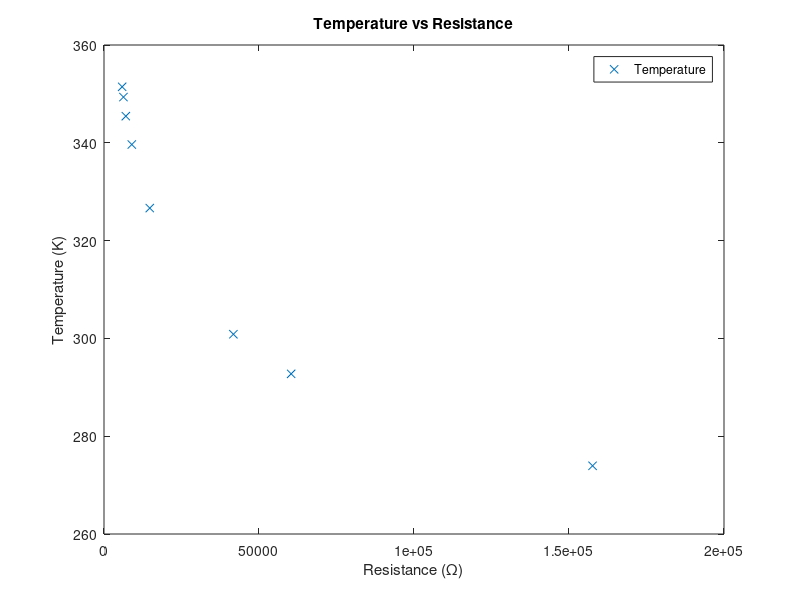
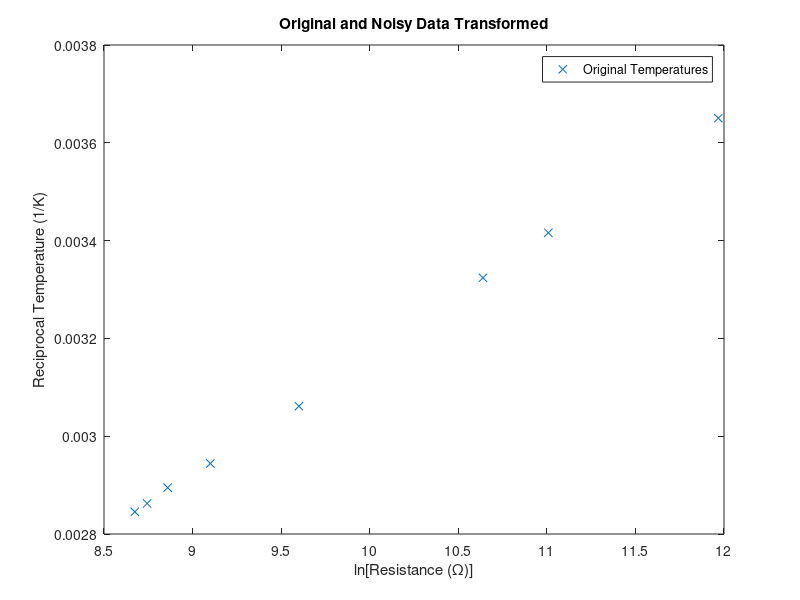

MATLAB code to generate these figures, in order: (Note: this script raises an error after producing the figures.)
%% Steinhart-Hart Temperatue Fitting

% The resistances
R = [5.85 6.27 7.04 8.96 14.77 41.74 60.37 157.6 ] * 1e3; % kOhm
% R = [323.1500  353.1500  373.1500  358.1500]; % from datasheet

% The temperatures
T = [78.3 76.2 72.3 66.5 53.5 27.7 19.6 0.8] + 273.15; % K
% T = [1.6432 0.5518 0.2902 0.4673] * 1e4; % from datasheet

confLev = 0.95; % We set the confidence level for the data fits here.

% Constants from Datasheet (calculated using datasheet_constants.m)
A = -7.982;
B = 4.151;
C = -0.7198;
D = 0.04161;
%% Plot Original Data
% Plot the original temperature and noisy temperature data.
figure(1)
plot(R,T,'x')
xlabel('Resistance (\Omega)')
ylabel('Temperature (K)')
title('Temperature vs Resistance')
legend('Temperature')
hold off

% Since a plot of 1/T vs ln(R) should be close to linear, we will convert
% the data to the correct forms and do linear and polynomial fits with
% them.
ooT = 1./T;
lnR = log(R);

%% Plot Transformed Data
% Plot the transformed original temperature and noisy temperature data.
figure(2)
plot (lnR,ooT,'x')
xlabel('ln[Resistance (\Omega)]')
ylabel('Reciprocal Temperature (1/K)')
title('Original and Noisy Data Transformed')
legend('Original Temperatures','Noisy Temperatures')
hold off

% Start by working with the original transformed data. We will fit a 1st,
% 2nd, and 3rd order polynomial to the data and look at the fit and the
% residuals.
range = max(lnR) - min(lnR); % Get range for our xplot data
xplot = min(lnR):range/30:max(lnR); % Generate x data for some of our plots.
% The fitting routine 'fit' is particular about the form of the data.
% Use the line below to get your data into the correct format for 'fit'.
[Xout,Yout] = prepareCurveData(lnR, ooT);
[f1,stat1] = fit(Xout,Yout,'poly1') % 1st-order fit with statistics.
[f2,stat2] = fit(Xout,Yout,'poly2') % 2nd-order fit with statistics.
[f3,stat3] = fit(Xout,Yout,'poly3') % 3rd-order fit with statistics.
%% Plot Residuals
% Since the fit is so close, we need a better way to distinguish how well
% 1st-, 2nd-, and 3rd-order fit. We'll plot the residuals to compare.
figure(3)
subplot(3,1,1)
plot(f1,Xout,Yout,'residuals')
% xlabel('Ln[Resistance (\Omega)]')
ylabel('Residuals (1/K)')
title('1st Order Polynomial Fit')
% The linear residuals look parabolic, so we need at least 2nd order.
subplot(3,1,2)
plot(f2,Xout,Yout,'residuals')
% xlabel('Ln[Resistance (\Omega)]')
ylabel('Residuals (1/K)')
title('2nd Order Polynomial Fit')
% The 2nd-order residuals look cubic so we need at least 3rd order.
subplot(3,1,3)
plot(f3,Xout,Yout,'residuals')
xlabel('Ln[Resistance (\Omega)]')
ylabel('Residuals (1/K)')
title('3rd Order Polynomial Fit')
% The 3rd-order residuals look pretty random, so we're done.

%% Plot 3rd-order Fit and Bounds
% Let's plot the 3rd order fit with the data and the functional and
% observational bounds. Note, since there is so little noise in the data,
% we won't be able to distinguish which is which.
p11 = predint(f3,xplot,confLev,'observation','off'); % Gen conf bounds
p21 = predint(f3,xplot,confLev,'functional','off'); % Gen conf bounds
figure(4)
plot(f3,Xout,Yout) % Notice that the fit doesn't need both x and y.
hold on
plot(xplot, p21, '-.b') % Upper and lower functional confidence limits
plot(xplot, p11, '--m') % Upper and lower observational confidence limits
xlabel('Ln[Resistance (\Omega)]')
ylabel('Reciprocal Temperature (1/K)')
title('3rd Order Polynomial Fit')
legend('Data Points','Best Fit Line','Upper Func. Bound',...
    'Lower Func. Bound', 'Upper Obs. Bound', 'Lower Obs. Bound',...
    'Location', 'northwest')
hold off
%% Transform Fit Back
% Let's untransform the best fit and confidence bounds back into the
% original space with T vs R and see how good we feel about things.
yplot = f3(xplot);
figure(5)
set(0,'DefaultLineLineWidth',1.5)
plot(R,T,'x', 'MarkerSize', 20)
hold on
% plot(exp(xplot), 1 ./ (A + log(exp(xplot)) * B + (log(exp(xplot)).^2) * C + (log(exp(xplot)).^3) * D))
R0 = 47000; % from datasheet
T0 = 293.15; % reference temp is 25C, negligible uncertainty
B = 4050; % in Kelvin, from 25 to 50 C
% calc_T = @(r) (B * T0) ./ (B + T0.*(log(r/R0)));
% plot(R, calc_T(R));
plot(exp(xplot), 1./yplot)
plot(exp(xplot), 1./p21, '-.b') % Upper and lower functional confidence limits
plot(exp(xplot), 1./p11, '--m') % Upper and lower observational confidence limits
% legend('Data Points','Pred. from datasheet','Best Fit Line','Upper Func. Bound',...
%     'Lower Func. Bound', 'Upper Obs. Bound', 'Lower Obs. Bound',...
%     'Location', 'northeast')
legend('Data Points','Best Fit Line','Upper Func. Bound',...
    'Lower Func. Bound', 'Upper Obs. Bound', 'Lower Obs. Bound',...
    'Location', 'northeast')
xlabel('Resistance (\Omega)')
ylabel('Temperature (K)')
title('Steinhart-Hart Thermistor Calibration')
hold off

set(gcf, "Color", 'w')
fontsize(gcf, 20, "points")

exportgraphics(gca,'thermistor_calibration.eps','BackgroundColor','none', 'Resolution', 300)
